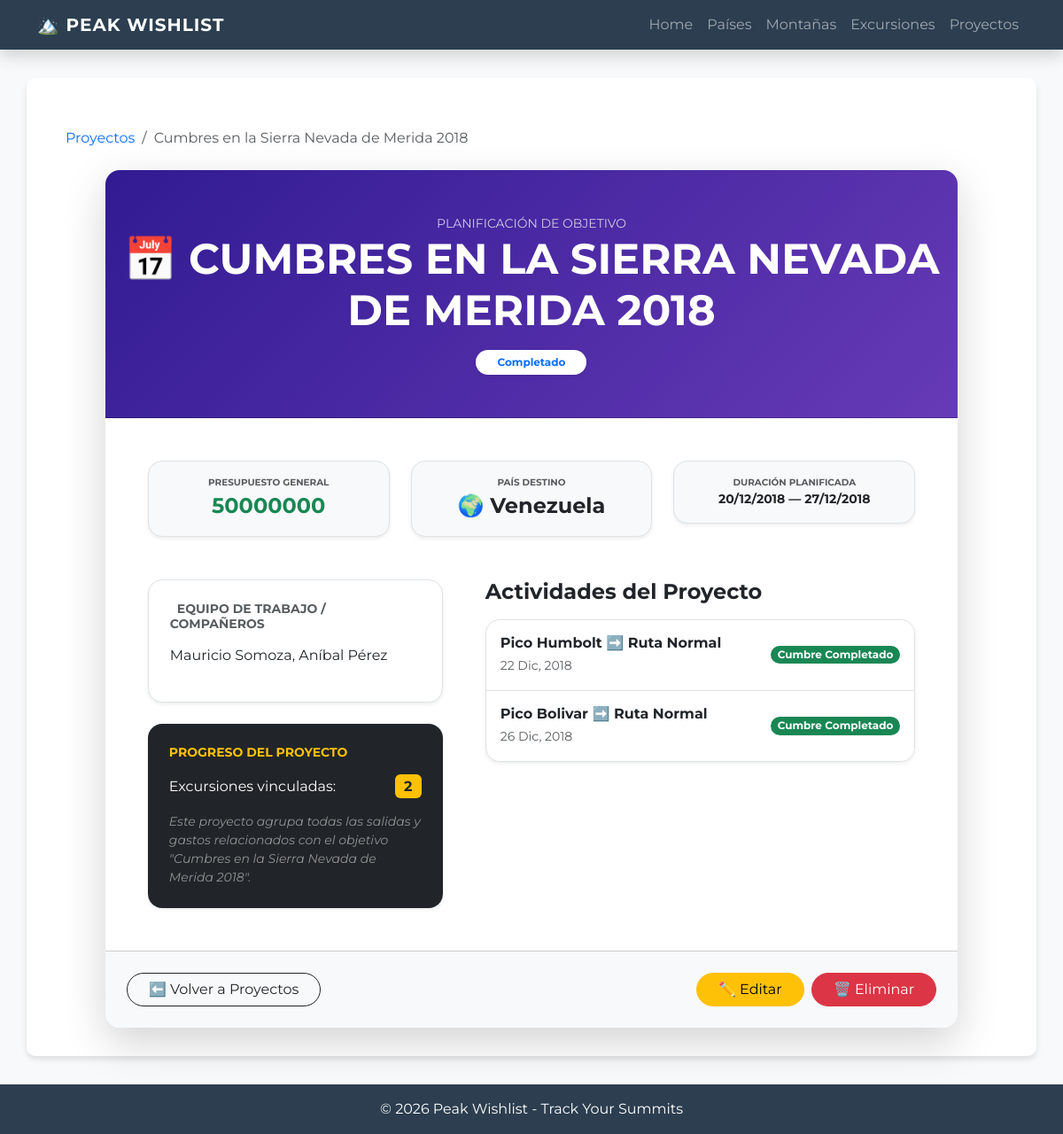
The page /proyecto/4/ on the database its author committed.
### peak_wishlist/models.py (models this page shows, shortened)
class Proyecto(models.Model):
    class Estado(models.TextChoices):
        PLANIFICADO = 'Planificado'
        COMPLETADO = 'Cumbre/Completado'
    nombre = models.CharField(max_length=250, null=False, blank=False)
    pais_destino = models.ForeignKey(Pais, on_delete=models.PROTECT, null=False, blank=False)
    fecha_inicio = models.DateField(null=False, blank=False)
    fecha_fin = models.DateField(null=False, blank=False)
    presupuesto_general = MoneyField(max_digits=8, decimal_places=0, null=False, blank=False)
    companeros = models.TextField(max_length=250, null=False, blank=False)
    estado = models.CharField(choices=Estado.choices, max_length=20, null=False, blank=True)

class Pais(models.Model):
    class Continente(models.TextChoices):
        AMERICA = 'America'
        EUROPA = 'Europa'
        AFRICA = 'Africa'
        OCEANIA = 'Oceania'
        ASIA = 'Asia'
    nombre = models.CharField(max_length= 50)
    continente = models.CharField(max_length=20, choices=Continente.choices, null=False)
    class Meta:
        verbose_name="Pais"
        verbose_name_plural="Paises"

class Excursion(models.Model):
    class Modalidad(models.TextChoices):
        GUIADO = 'Guiado'
        AUTOGUIADO = 'Autoguiado'
    class Estado(models.TextChoices):
        PLANIFICADO = 'Planificado'
        CUMBRE_COMPLETADO = 'Cumbre/Completado'
        INTENTO = 'Intento'
        CANCELADO = 'Cancelado'
    fecha_hora_inicio = models.DateTimeField(blank=False, null=False)
    fecha_hora_fin = models.DateTimeField(blank=False, null=False)
    equipo_utilizado = models.TextField(max_length=250, null=False, blank=False)
    companeros = models.TextField(max_length=250, null=False, blank=False)
    condiciones = models.TextField(max_length=250, null=False, blank=False)
    observaciones = models.TextField(max_length=250, null=False, blank=False)
    costo_total = MoneyField(max_digits=10, decimal_places=2, null=True, blank=True)
    modalidad = models.CharField(choices=Modalidad.choices, max_length=15, null=False, blank=True)
    estado = models.CharField(choices=Estado.choices, max_length=20, null=False, blank=True)
    ruta = models.ForeignKey(Ruta, on_delete=models.PROTECT, null=False, blank=False, related_name='salidas')
    proyecto = models.ForeignKey(Proyecto, on_delete=models.CASCADE, null=True, blank=True, related_name='actividades')
    class Meta:
        verbose_name="Excursion"
        verbose_name_plural="Excursiones"

class Ruta(models.Model):
    class DificultadEscalada(models.TextChoices):
        R_56_4C_TRAD = "5.6 - 4c - Trad", "5.6 - 4c - Trad"
        R_56_4C_SPORT = "5.6 - 4c - Sport", "5.6 - 4c - Sport"
        R_57_5A_TRAD = "5.7 - 5a - Trad", "5.7 - 5a - Trad"
        R_57_5A_SPORT = "5.7 - 5a - Sport", "5.7 - 5a - Sport"
        R_58_5B_TRAD = "5.8 - 5b - Trad", "5.8 - 5b - Trad"
        R_58_5B_SPORT = "5.8 - 5b - Sport", "5.8 - 5b - Sport"
        R_59_5C_TRAD = "5.9 - 5c - Trad", "5.9 - 5c - Trad"
        R_59_5C_SPORT = "5.9 - 5c - Sport", "5.9 - 5c - Sport"
        R_510A_6A_TRAD = "5.10a - 6a - Trad", "5.10a - 6a - Trad"
        R_510A_6A_SPORT = "5.10a - 6a - Sport", "5.10a - 6a - Sport"
        R_510B_6A1_TRAD = "5.10b - 6a+ - Trad", "5.10b - 6a+ - Trad"
        R_510B_6A1_SPORT = "5.10b - 6a+ - Sport", "5.10b - 6a+ - Sport"
        R_510C_6B_TRAD = "5.10c - 6b - Trad", "5.10c - 6b - Trad"
        R_510C_6B_SPORT = "5.10c - 6b - Sport", "5.10c - 6b - Sport"
        R_510D_6B1_TRAD = "5.10d - 6b+ - Trad", "5.10d - 6b+ - Trad"
        R_510D_6B1_SPORT = "5.10d - 6b+ - Sport", "5.10d - 6b+ - Sport"
        R_511A_6C_TRAD = "5.11a - 6c - Trad", "5.11a - 6c - Trad"
        R_511A_6C_SPORT = "5.11a - 6c - Sport", "5.11a - 6c - Sport"
        R_511B_6C1_TRAD = "5.11b - 6c+ - Trad", "5.11b - 6c+ - Trad"
        R_511B_6C1_SPORT = "5.11b - 6c+ - Sport", "5.11b - 6c+ - Sport"
        R_511C_7A_TRAD = "5.11c - 7a - Trad", "5.11c - 7a - Trad"
        R_511C_7A_SPORT = "5.11c - 7a - Sport", "5.11c - 7a - Sport"
        R_511D_7A1_TRAD = "5.11d - 7a+ - Trad", "5.11d - 7a+ - Trad"
        R_511D_7A1_SPORT = "5.11d - 7a+ - Sport", "5.11d - 7a+ - Sport"
        R_512A_7B_TRAD = "5.12a - 7b - Trad", "5.12a - 7b - Trad"
        R_512A_7B_SPORT = "5.12a - 7b - Sport", "5.12a - 7b - Sport"
        R_512B_7B1_TRAD = "5.12b - 7b+ - Trad", "5.12b - 7b+ - Trad"
        R_513A_8A_SPORT = "5.13a - 8a - Sport", "5.13a - 8a - Sport"
        R_514A_8C_SPORT = "5.14a - 8c - Sport", "5.14a - 8c - Sport"
        R_515A_9B_SPORT = "5.15a - 9b - Sport", "5.15a - 9b - Sport"
    class DificultadAltaMontana(models.TextChoices):
        F = "F, I/II, 30°", "F, I/II, 30°"
        PD_MINUS = "PD-, II, 35°", "PD-, II, 35°"
        PD = "PD, II+, 40°", "PD, II+, 40°"
        PD_PLUS = "PD+, III, 45°", "PD+, III, 45°"
        AD_MINUS = "AD-, III+, 45°", "AD-, III+, 45°"
        AD = "AD, IV, 50°", "AD, IV, 50°"
        AD_PLUS = "AD+, IV+, 55°", "AD+, IV+, 55°"
        D_MINUS = "D-, V-, 60°", "D-, V-, 60°"
        D = "D, V, 65°", "D, V, 65°"
        D_PLUS = "D+, V+, 70°", "D+, V+, 70°"
        TD_MINUS = "TD-, VI-, 75°", "TD-, VI-, 75°"
        TD = "TD, VI, 80°", "TD, VI, 80°"
        TD_PLUS = "TD+, VI+, 85°", "TD+, VI+, 85°"
        ED1 = "ED1, VII, 90°", "ED1, VII, 90°"
        ED2 = "ED2, VII+, 90°", "ED2, VII+, 90°"
        ED3 = "ED3, VIII, 90°+", "ED3, VIII, 90°+"
        ED4 = "ED4, VIII+, 90°/100°", "ED4, VIII+, 90°/100°"
    class DificultadSenderismo(models.TextChoices):
        T1 = "T1, Senderismo", "T1, Senderismo"
        T2 = "T2, Senderismo de montaña", "T2, Senderismo de montaña"
        T3 = "T3, Senderismo de montaña exigente", "T3, Senderismo de montaña exigente"
        T4 = "T4, Senderismo alpino", "T4, Senderismo alpino"
        T5 = "T5, Senderismo alpino exigente", "T5, Senderismo alpino exigente"
        T6 = "T6, Senderismo alpino difícil", "T6, Senderismo alpino difícil"
    class DificultadMTB(models.TextChoices):
        S0 = "S0, Muy fácil", "S0, Muy fácil"
        S1 = "S1, Fácil", "S1, Fácil"
        S2 = "S2, Moderada", "S2, Moderada"
        S3 = "S3, Difícil", "S3, Difícil"
        S4 = "S4, Muy difícil", "S4, Muy difícil"
        S5 = "S5, Extrema", "S5, Extrema"
    class TipoActividad(models.TextChoices):
        ALTA_MONTANA = 'Alta Montaña'
        ESCALADA_EN_ROCA = 'Escalada'
        TREKKING = 'Trekking'
        MTB = 'Bicicleta de Montaña'
    class TipoTrayecto(models.TextChoices):
        IDA_Y_VUELTA = 'Ida y vuelta'
        Circuito = 'Circuito'
        Travesia = 'Travesia'
        Circunvalacion = 'Circunvalacion'
    class ExigenciaFisica(models.TextChoices):
        UN_DIA_E = 'Treking/escalada de un Dia'
        DOS_DIAS = 'Trekking/escalada de Fin de Semana'
        VARIOS_DIAS = 'Varios Dias en Montaña'
        GRAN_RECORRIDO = 'Gran Recorrido'
        RECORRIDO_LOCAL = 'Recorrido Local'
    class UnidadTiempo(models.TextChoices):
        DIAS = 'Dias'
        HORAS = 'Horas'
    nombre = models.CharField(max_length= 50, null=False, blank=False, default="Ruta Normal")
    actividad = models.CharField(max_length=30, choices=TipoActividad.choices, null=False, blank=False)
    tipo_trayecto = models.CharField(max_length=20, choices=TipoTrayecto.choices, null=False, blank=False)
    exigencia = models.CharField(max_length=50, choices=ExigenciaFisica.choices, null=False, blank=False)
    distancia = models.DecimalField(max_digits=7, decimal_places=2, null=False, blank=False)
    desnivel_positivo = models.DecimalField(max_digits=7, decimal_places=2, null=False, blank=False)
    informacion_general = models.TextField(max_length=250, null=True, blank=True)
    gps_trakking = models.URLField(max_length=100, null=False, blank=False)
    montana = models.ForeignKey(Montana, null=False, blank= False, on_delete=models.CASCADE, verbose_name="montaña")
    equipo_sugerido = models.TextField(max_length=250, null=False, blank=False)
    tiempo_estimado = models.IntegerField(null=False, blank= False)
    unidad_tiempo_estimado = models.CharField(choices=UnidadTiempo.choices, blank=False, null=False)
    dificultad_tecnica = models.CharField(max_length=50, null=False, blank=False)
    observaciones = models.TextField(max_length=200, null=True, blank=True)
    indicaciones_inicio_ruta = models.TextField(max_length=200, null=True, blank=True)

class Montana(models.Model):
    nombre = models.CharField(max_length= 50, null=False, blank=False)
    altitud = models.PositiveIntegerField(null=False, blank=False)
    cordillera = models.CharField(max_length=50, null=True, blank=True)
    pais = models.ManyToManyField(Pais, related_name="montanas")
    informacion_general = models.TextField(max_length=250, null=True, blank=True)
    requiere_permiso = models.BooleanField(default=False)
    parque = models.ForeignKey(Parque, null=True, blank=True, on_delete=models.PROTECT)
    class Meta:
        verbose_name="Montaña"
        verbose_name_plural="Montañas"

### peak_wishlist/views/proyecto.py (the view)
# urls.py: path("proyecto/<int:pk>/", proyecto.ProyectoDetail.as_view(), name="proyecto_detail"),
class ProyectoDetail(DetailView):
    model = Proyecto
    template_name = "peak_wishlist/proyecto_detail.html"
    context_object_name = "proyecto"

### peak_wishlist/templates/peak_wishlist/proyecto_detail.html (shortened to what this page needs)
{% extends 'peak_wishlist/base.html' %}
{% block contenido %}
<div class="container mt-4">
    <nav aria-label="breadcrumb" class="mb-4">
        <ol class="breadcrumb">
            <li class="breadcrumb-item"><a href="{% url 'peak_wishlist:proyectos' %}" class="text-decoration-none">Proyectos</a></li>
            <li class="breadcrumb-item active">{{ proyecto.nombre }}</li>
        </ol>
    </nav>
    <div class="row justify-content-center">
        <div class="col-md-11">
            <div class="card border-0 shadow-lg rounded-4 overflow-hidden">
                <div class="card-header py-5 text-center text-white"
                     style="background: linear-gradient(135deg, #311b92 0%, #673ab7 100%);">
                    <span class="text-uppercase tracking-widest small opacity-75">Planificación de Objetivo</span>
                    <h1 class="display-5 fw-bold mb-0">📅 {{ proyecto.nombre|upper }}</h1>
                    <div class="mt-3">
                        <span class="badge rounded-pill bg-white text-primary px-4 py-2 shadow-sm fw-bold">
                            {{ proyecto.get_estado_display }}
                        </span>
                    </div>
                </div>
                <div class="card-body p-4 p-lg-5">
                    <div class="row g-4 mb-5 text-center">
                        <div class="col-md-4">
                            <div class="p-3 border rounded-4 bg-light shadow-sm">
                                <small class="text-muted d-block fw-bold text-uppercase" style="font-size: 0.65rem;">Presupuesto General</small>
                                <span class="fs-4 fw-bold text-success">{{ proyecto.presupuesto_general }}</span>
                            </div>
                        </div>
                        <div class="col-md-4">
                            <div class="p-3 border rounded-4 bg-light shadow-sm">
                                <small class="text-muted d-block fw-bold text-uppercase" style="font-size: 0.65rem;">País Destino</small>
                                <span class="fs-4 fw-bold text-dark">🌍 {{ proyecto.pais_destino.nombre }}</span>
                            </div>
                        </div>
                        <div class="col-md-4">
                            <div class="p-3 border rounded-4 bg-light shadow-sm">
                                <small class="text-muted d-block fw-bold text-uppercase" style="font-size: 0.65rem;">Duración Planificada</small>
                                <span class="small fw-bold text-dark d-block">
                                    {{ proyecto.fecha_inicio|date:"d/m/Y" }} — {{ proyecto.fecha_fin|date:"d/m/Y" }}
                                </span>
                            </div>
                        </div>
                    </div>
                    <div class="row g-5">
                        <div class="col-lg-5">
                            <div class="p-4 rounded-4 border bg-white shadow-sm mb-4">
                                <h6 class="fw-bold mb-3 text-uppercase small text-muted">
                                    Equipo de Trabajo / Compañeros
                                </h6>
                                <div class="text-dark fs-6">
                                    {{ proyecto.companeros|linebreaks }}
                                </div>
                            </div>
                            <div class="p-4 rounded-4 bg-dark text-white shadow-sm">
                                <h6 class="fw-bold mb-3 text-uppercase small text-warning">Progreso del Proyecto</h6>
                                <div class="d-flex justify-content-between align-items-center">
                                    <span>Excursiones vinculadas:</span>
                                    <span class="badge bg-warning text-dark fs-6">{{ proyecto.actividades.count }}</span>
                                </div>
                                <div class="mt-3 small text-white-50 fst-italic">
                                    Este proyecto agrupa todas las salidas y gastos relacionados con el objetivo "{{ proyecto.nombre }}".
                                </div>
                            </div>
                        </div>
                        <div class="col-lg-7">
                            <h4 class="fw-bold text-dark mb-3">Actividades del Proyecto</h4>
                            <div class="list-group list-group-flush border rounded-4 overflow-hidden shadow-sm">
                                {% for salida in proyecto.actividades.all %}
                                    <a href="{% url 'peak_wishlist:excursion_detail' salida.pk %}" class="list-group-item list-group-item-action p-3">
                                        <div class="d-flex w-100 justify-content-between align-items-center">
                                            <div>
                                                <h6 class="mb-1 fw-bold">{{ salida.ruta.montana.nombre }} ➡️ {{ salida.ruta.nombre }} </h6>
                                                <small class="text-muted">{{ salida.fecha_hora_inicio|date:"d M, Y" }}</small>
                                            </div>
                                            <span class="badge rounded-pill {% if salida.estado == 'Cumbre/Completado' %}bg-success{% else %}bg-info{% endif %}">
                                                {{ salida.get_estado_display }}
                                            </span>
                                        </div>
                                    </a>
                                {% empty %}
                                    <div class="p-4 text-center text-muted">
                                        <p class="mb-0 fst-italic">No hay excursiones registradas para este proyecto aún.</p>
                                    </div>
                                {% endfor %}
                            </div>
                        </div>
                    </div>
                </div>
                <div class="card-footer bg-light p-4">
                    <div class="d-flex flex-wrap justify-content-between align-items-center gap-3">
                        <a href="{% url 'peak_wishlist:proyectos' %}" class="btn btn-outline-dark rounded-pill px-4">
                            ⬅️ Volver a Proyectos
                        </a>
                        <div class="d-flex gap-2">
                            <a href="{% url 'peak_wishlist:proyecto_update' proyecto.pk %}" class="btn btn-warning rounded-pill px-4">
                                ✏️ Editar
                            </a>
                            <a href="{% url 'peak_wishlist:proyecto_delete' proyecto.pk %}" class="btn btn-danger rounded-pill px-4">
                                🗑️ Eliminar
                            </a>
                        </div>
                    </div>
                </div>
            </div>
        </div>
    </div>
</div>
{% endblock %}

### peak_wishlist/templates/peak_wishlist/base.html (style rules this page uses)
body { font-family: 'Montserrat', sans-serif; background-color: #f8f9fa; }

### rows shown on the page
Proyecto: nombre "Cumbres en la Sierra Nevada de Merida 2018", nombre "CUMBRES EN LA SIERRA NEVADA DE MERIDA 2018", estado "Completado", presupuesto_general "50000000", pais_destino.nombre "Venezuela", fecha_inicio "20/12/2018", fecha_fin "27/12/2018", companeros "Mauricio Somoza, Aníbal Pérez", actividades.count "2"
Excursion: ruta.montana.nombre "Pico Humbolt", ruta.nombre "Ruta Normal", fecha_hora_inicio "22 Dic, 2018", estado "Cumbre Completado"
Excursion: ruta.montana.nombre "Pico Bolivar", ruta.nombre "Ruta Normal", fecha_hora_inicio "26 Dic, 2018", estado "Cumbre Completado"
